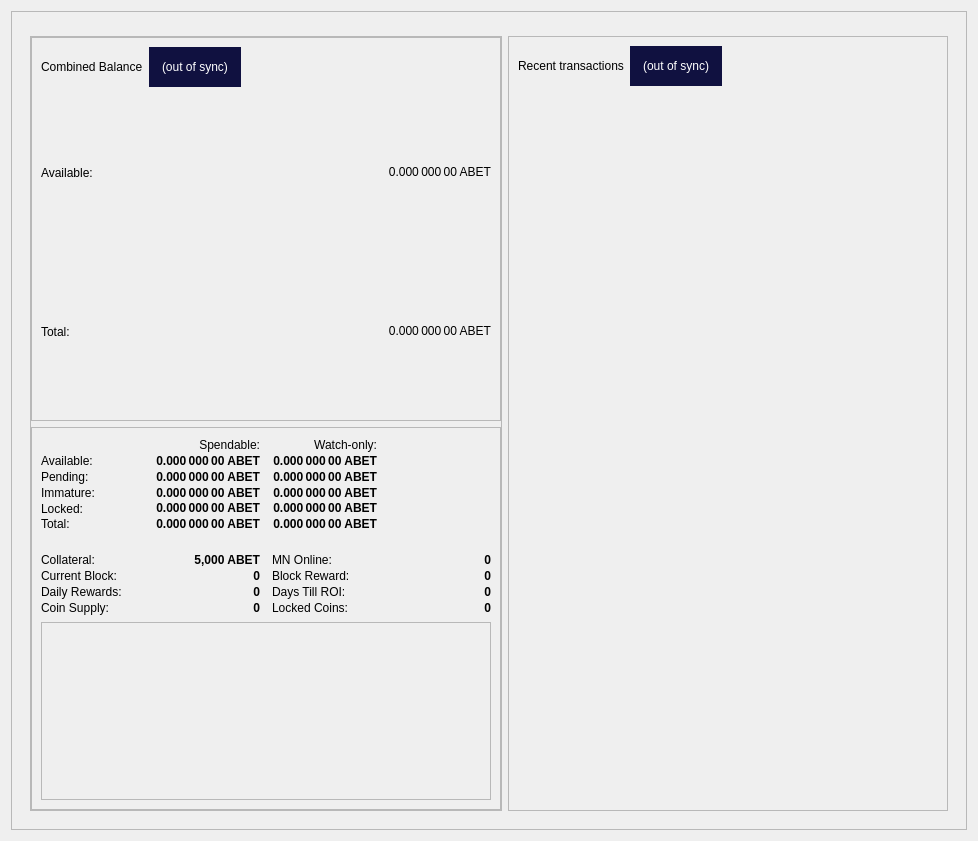
<?xml version="1.0" encoding="UTF-8"?>
<ui version="4.0">
 <class>OverviewPage</class>
 <widget class="QWidget" name="OverviewPage">
  <property name="geometry">
   <rect>
    <x>0</x>
    <y>0</y>
    <width>978</width>
    <height>841</height>
   </rect>
  </property>
  <property name="minimumSize">
   <size>
    <width>960</width>
    <height>682</height>
   </size>
  </property>
  <property name="windowTitle">
   <string>Form</string>
  </property>
  <layout class="QGridLayout" name="gridLayout_4">
   <item row="0" column="0">
    <widget class="QFrame" name="frame_BG">
     <property name="minimumSize">
      <size>
       <width>850</width>
       <height>610</height>
      </size>
     </property>
     <property name="maximumSize">
      <size>
       <width>16777215</width>
       <height>16777215</height>
      </size>
     </property>
     <property name="frameShape">
      <enum>QFrame::StyledPanel</enum>
     </property>
     <property name="frameShadow">
      <enum>QFrame::Raised</enum>
     </property>
     <layout class="QGridLayout" name="gridLayout_8">
      <item row="0" column="0">
       <widget class="QFrame" name="frame_Header">
        <layout class="QVBoxLayout" name="verticalLayout_Header">
         <property name="leftMargin">
          <number>0</number>
         </property>
         <property name="topMargin">
          <number>0</number>
         </property>
         <property name="rightMargin">
          <number>0</number>
         </property>
         <property name="bottomMargin">
          <number>0</number>
         </property>
        </layout>
       </widget>
      </item>
      <item row="1" column="0">
       <widget class="QFrame" name="frame_Content">
        <layout class="QGridLayout" name="gridLayout_2">
         <item row="0" column="0">
          <layout class="QVBoxLayout" name="verticalLayout_left" stretch="0">
           <item>
            <widget class="QFrame" name="frameObfuscation">
             <property name="minimumSize">
              <size>
               <width>0</width>
               <height>0</height>
              </size>
             </property>
             <property name="frameShape">
              <enum>QFrame::StyledPanel</enum>
             </property>
             <property name="frameShadow">
              <enum>QFrame::Raised</enum>
             </property>
             <layout class="QVBoxLayout" name="verticalLayout" stretch="0,0">
              <property name="leftMargin">
               <number>0</number>
              </property>
              <property name="topMargin">
               <number>0</number>
              </property>
              <property name="rightMargin">
               <number>0</number>
              </property>
              <property name="bottomMargin">
               <number>0</number>
              </property>
              <item>
               <widget class="QFrame" name="frame_CombinedBalances">
                <property name="minimumSize">
                 <size>
                  <width>470</width>
                  <height>0</height>
                 </size>
                </property>
                <property name="frameShape">
                 <enum>QFrame::StyledPanel</enum>
                </property>
                <property name="frameShadow">
                 <enum>QFrame::Raised</enum>
                </property>
                <layout class="QVBoxLayout" name="verticalLayout_5">
                 <property name="spacing">
                  <number>6</number>
                 </property>
                 <property name="sizeConstraint">
                  <enum>QLayout::SetNoConstraint</enum>
                 </property>
                 <item>
                  <layout class="QHBoxLayout" name="horizontalLayout_5" stretch="0,0,0">
                   <item>
                    <widget class="QLabel" name="label_5z">
                     <property name="minimumSize">
                      <size>
                       <width>0</width>
                       <height>20</height>
                      </size>
                     </property>
                     <property name="maximumSize">
                      <size>
                       <width>16777215</width>
                       <height>40</height>
                      </size>
                     </property>
                     <property name="font">
                      <font>
                       <weight>50</weight>
                       <bold>false</bold>
                      </font>
                     </property>
                     <property name="toolTip">
                      <string>Combined Balance (including unconfirmed and immature coins)</string>
                     </property>
                     <property name="text">
                      <string>Combined Balance</string>
                     </property>
                    </widget>
                   </item>
                   <item>
                    <widget class="QLabel" name="labelWalletStatus">
                     <property name="maximumSize">
                      <size>
                       <width>16777215</width>
                       <height>40</height>
                      </size>
                     </property>
                     <property name="cursor">
                      <cursorShape>WhatsThisCursor</cursorShape>
                     </property>
                     <property name="toolTip">
                      <string>The displayed information may be out of date. Your wallet automatically synchronizes with the Altbet network after a connection is established, but this process has not completed yet.</string>
                     </property>
                     <property name="styleSheet">
                      <string notr="true">QLabel { background-color: #101140; color:#fff; padding:3px 10px; }</string>
                     </property>
                     <property name="text">
                      <string notr="true">(out of sync)</string>
                     </property>
                     <property name="alignment">
                      <set>Qt::AlignLeading|Qt::AlignLeft|Qt::AlignVCenter</set>
                     </property>
                    </widget>
                   </item>
                   <item>
                    <spacer name="horizontalSpacer_1">
                     <property name="orientation">
                      <enum>Qt::Horizontal</enum>
                     </property>
                     <property name="sizeHint" stdset="0">
                      <size>
                       <width>40</width>
                       <height>20</height>
                      </size>
                     </property>
                    </spacer>
                   </item>
                  </layout>
                 </item>
                 <item>
                  <layout class="QGridLayout" name="gridLayout_3">
                   <property name="horizontalSpacing">
                    <number>12</number>
                   </property>
                   <property name="verticalSpacing">
                    <number>0</number>
                   </property>
                   <item row="1" column="0">
                    <widget class="QLabel" name="labelBalanceTextz">
                     <property name="text">
                      <string>Available:</string>
                     </property>
                    </widget>
                   </item>
                   <item row="1" column="1">
                    <widget class="QLabel" name="labelBalancez">
                     <property name="font">
                      <font>
                       <weight>50</weight>
                       <bold>false</bold>
                      </font>
                     </property>
                     <property name="cursor">
                      <cursorShape>IBeamCursor</cursorShape>
                     </property>
                     <property name="toolTip">
                      <string>Your current spendable balance</string>
                     </property>
                     <property name="text">
                      <string notr="true">0.000 000 00 ABET</string>
                     </property>
                     <property name="alignment">
                      <set>Qt::AlignRight|Qt::AlignTrailing|Qt::AlignVCenter</set>
                     </property>
                     <property name="textInteractionFlags">
                      <set>Qt::LinksAccessibleByMouse|Qt::TextSelectableByKeyboard|Qt::TextSelectableByMouse</set>
                     </property>
                    </widget>
                   </item>
                   <item row="2" column="0">
                    <widget class="QLabel" name="labelTotalTextz">
                     <property name="text">
                      <string>Total:</string>
                     </property>
                    </widget>
                   </item>
                   <item row="2" column="1">
                    <widget class="QLabel" name="labelTotalz">
                     <property name="font">
                      <font>
                       <weight>50</weight>
                       <bold>false</bold>
                      </font>
                     </property>
                     <property name="cursor">
                      <cursorShape>IBeamCursor</cursorShape>
                     </property>
                     <property name="toolTip">
                      <string>Total Balance, including all unavailable coins.</string>
                     </property>
                     <property name="text">
                      <string notr="true">0.000 000 00 ABET</string>
                     </property>
                     <property name="alignment">
                      <set>Qt::AlignRight|Qt::AlignTrailing|Qt::AlignVCenter</set>
                     </property>
                     <property name="textInteractionFlags">
                      <set>Qt::LinksAccessibleByMouse|Qt::TextSelectableByKeyboard|Qt::TextSelectableByMouse</set>
                     </property>
                    </widget>
                   </item>
                  </layout>
                 </item>
                </layout>
               </widget>
              </item>
              <item>
               <widget class="QFrame" name="frame_Balances">
                <property name="frameShape">
                 <enum>QFrame::StyledPanel</enum>
                </property>
                <property name="frameShadow">
                 <enum>QFrame::Raised</enum>
                </property>
                <layout class="QVBoxLayout" name="verticalLayout_4">
                 <item>
                  <layout class="QGridLayout" name="gridLayout">
                   <property name="horizontalSpacing">
                    <number>12</number>
                   </property>
                   <property name="verticalSpacing">
                    <number>0</number>
                   </property>
                   <item row="5" column="1">
                    <widget class="QLabel" name="labelTotal">
                     <property name="font">
                      <font>
                       <weight>75</weight>
                       <bold>true</bold>
                      </font>
                     </property>
                     <property name="cursor">
                      <cursorShape>IBeamCursor</cursorShape>
                     </property>
                     <property name="toolTip">
                      <string>Your current Altbet balance, unconfirmed and immature transactions included</string>
                     </property>
                     <property name="text">
                      <string notr="true">0.000 000 00 ABET</string>
                     </property>
                     <property name="alignment">
                      <set>Qt::AlignRight|Qt::AlignTrailing|Qt::AlignVCenter</set>
                     </property>
                     <property name="textInteractionFlags">
                      <set>Qt::LinksAccessibleByMouse|Qt::TextSelectableByKeyboard|Qt::TextSelectableByMouse</set>
                     </property>
                    </widget>
                   </item>
                   <item row="0" column="1">
                    <widget class="QLabel" name="labelSpendable">
                     <property name="text">
                      <string>Spendable:</string>
                     </property>
                     <property name="alignment">
                      <set>Qt::AlignRight|Qt::AlignTrailing|Qt::AlignVCenter</set>
                     </property>
                    </widget>
                   </item>
                   <item row="5" column="2">
                    <widget class="QLabel" name="labelWatchTotal">
                     <property name="font">
                      <font>
                       <weight>75</weight>
                       <bold>true</bold>
                      </font>
                     </property>
                     <property name="cursor">
                      <cursorShape>IBeamCursor</cursorShape>
                     </property>
                     <property name="toolTip">
                      <string>Current total balance in watch-only addresses</string>
                     </property>
                     <property name="text">
                      <string notr="true">0.000 000 00 ABET</string>
                     </property>
                     <property name="alignment">
                      <set>Qt::AlignRight|Qt::AlignTrailing|Qt::AlignVCenter</set>
                     </property>
                     <property name="textInteractionFlags">
                      <set>Qt::LinksAccessibleByMouse|Qt::TextSelectableByKeyboard|Qt::TextSelectableByMouse</set>
                     </property>
                    </widget>
                   </item>
                   <item row="3" column="0">
                    <widget class="QLabel" name="labelImmatureText">
                     <property name="text">
                      <string>Immature:</string>
                     </property>
                    </widget>
                   </item>
                   <item row="1" column="0">
                    <widget class="QLabel" name="labelBalanceText">
                     <property name="text">
                      <string>Available:</string>
                     </property>
                    </widget>
                   </item>
                   <item row="5" column="0">
                    <widget class="QLabel" name="labelTotalText">
                     <property name="toolTip">
                      <string>Your current Altbet balance, unconfirmed and immature transactions included</string>
                     </property>
                     <property name="text">
                      <string>Total:</string>
                     </property>
                    </widget>
                   </item>
                   <item row="4" column="0">
                    <widget class="QLabel" name="labelLockedBalanceText">
                     <property name="toolTip">
                      <string>Locked ABET or Masternode collaterals. These are excluded from zABET minting.</string>
                     </property>
                     <property name="text">
                      <string>Locked:</string>
                     </property>
                    </widget>
                   </item>
                   <item row="1" column="2">
                    <widget class="QLabel" name="labelWatchAvailable">
                     <property name="font">
                      <font>
                       <weight>75</weight>
                       <bold>true</bold>
                      </font>
                     </property>
                     <property name="cursor">
                      <cursorShape>IBeamCursor</cursorShape>
                     </property>
                     <property name="toolTip">
                      <string>Your current balance in watch-only addresses</string>
                     </property>
                     <property name="text">
                      <string notr="true">0.000 000 00 ABET</string>
                     </property>
                     <property name="alignment">
                      <set>Qt::AlignRight|Qt::AlignTrailing|Qt::AlignVCenter</set>
                     </property>
                     <property name="textInteractionFlags">
                      <set>Qt::LinksAccessibleByMouse|Qt::TextSelectableByKeyboard|Qt::TextSelectableByMouse</set>
                     </property>
                    </widget>
                   </item>
                   <item row="3" column="2">
                    <widget class="QLabel" name="labelWatchImmature">
                     <property name="font">
                      <font>
                       <weight>75</weight>
                       <bold>true</bold>
                      </font>
                     </property>
                     <property name="cursor">
                      <cursorShape>IBeamCursor</cursorShape>
                     </property>
                     <property name="toolTip">
                      <string>Staked or masternode rewards in watch-only addresses that has not yet matured</string>
                     </property>
                     <property name="text">
                      <string notr="true">0.000 000 00 ABET</string>
                     </property>
                     <property name="alignment">
                      <set>Qt::AlignRight|Qt::AlignTrailing|Qt::AlignVCenter</set>
                     </property>
                     <property name="textInteractionFlags">
                      <set>Qt::LinksAccessibleByMouse|Qt::TextSelectableByKeyboard|Qt::TextSelectableByMouse</set>
                     </property>
                    </widget>
                   </item>
                   <item row="4" column="1">
                    <widget class="QLabel" name="labelLockedBalance">
                     <property name="font">
                      <font>
                       <weight>75</weight>
                       <bold>true</bold>
                      </font>
                     </property>
                     <property name="cursor">
                      <cursorShape>IBeamCursor</cursorShape>
                     </property>
                     <property name="toolTip">
                      <string>Locked ABET or Masternode collaterals. These are excluded from zABET minting.</string>
                     </property>
                     <property name="text">
                      <string notr="true">0.000 000 00 ABET</string>
                     </property>
                     <property name="alignment">
                      <set>Qt::AlignRight|Qt::AlignTrailing|Qt::AlignVCenter</set>
                     </property>
                     <property name="textInteractionFlags">
                      <set>Qt::LinksAccessibleByMouse|Qt::TextSelectableByKeyboard|Qt::TextSelectableByMouse</set>
                     </property>
                    </widget>
                   </item>
                   <item row="4" column="2">
                    <widget class="QLabel" name="labelWatchLocked">
                     <property name="font">
                      <font>
                       <weight>75</weight>
                       <bold>true</bold>
                      </font>
                     </property>
                     <property name="cursor">
                      <cursorShape>IBeamCursor</cursorShape>
                     </property>
                     <property name="toolTip">
                      <string>Current locked balance in watch-only addresses</string>
                     </property>
                     <property name="text">
                      <string notr="true">0.000 000 00 ABET</string>
                     </property>
                     <property name="alignment">
                      <set>Qt::AlignRight|Qt::AlignTrailing|Qt::AlignVCenter</set>
                     </property>
                     <property name="textInteractionFlags">
                      <set>Qt::LinksAccessibleByMouse|Qt::TextSelectableByKeyboard|Qt::TextSelectableByMouse</set>
                     </property>
                    </widget>
                   </item>
                   <item row="2" column="0">
                    <widget class="QLabel" name="labelPendingText">
                     <property name="text">
                      <string>Pending:</string>
                     </property>
                    </widget>
                   </item>
                   <item row="1" column="1">
                    <widget class="QLabel" name="labelBalance">
                     <property name="font">
                      <font>
                       <weight>75</weight>
                       <bold>true</bold>
                      </font>
                     </property>
                     <property name="cursor">
                      <cursorShape>IBeamCursor</cursorShape>
                     </property>
                     <property name="toolTip">
                      <string>Your current spendable balance</string>
                     </property>
                     <property name="text">
                      <string notr="true">0.000 000 00 ABET</string>
                     </property>
                     <property name="alignment">
                      <set>Qt::AlignRight|Qt::AlignTrailing|Qt::AlignVCenter</set>
                     </property>
                     <property name="textInteractionFlags">
                      <set>Qt::LinksAccessibleByMouse|Qt::TextSelectableByKeyboard|Qt::TextSelectableByMouse</set>
                     </property>
                    </widget>
                   </item>
                   <item row="2" column="1">
                    <widget class="QLabel" name="labelUnconfirmed">
                     <property name="font">
                      <font>
                       <weight>75</weight>
                       <bold>true</bold>
                      </font>
                     </property>
                     <property name="cursor">
                      <cursorShape>IBeamCursor</cursorShape>
                     </property>
                     <property name="toolTip">
                      <string>Total of transactions that have yet to be confirmed, and do not yet count toward the spendable balance</string>
                     </property>
                     <property name="text">
                      <string notr="true">0.000 000 00 ABET</string>
                     </property>
                     <property name="alignment">
                      <set>Qt::AlignRight|Qt::AlignTrailing|Qt::AlignVCenter</set>
                     </property>
                     <property name="textInteractionFlags">
                      <set>Qt::LinksAccessibleByMouse|Qt::TextSelectableByKeyboard|Qt::TextSelectableByMouse</set>
                     </property>
                    </widget>
                   </item>
                   <item row="2" column="2">
                    <widget class="QLabel" name="labelWatchPending">
                     <property name="font">
                      <font>
                       <weight>75</weight>
                       <bold>true</bold>
                      </font>
                     </property>
                     <property name="cursor">
                      <cursorShape>IBeamCursor</cursorShape>
                     </property>
                     <property name="toolTip">
                      <string>Unconfirmed transactions to watch-only addresses</string>
                     </property>
                     <property name="text">
                      <string notr="true">0.000 000 00 ABET</string>
                     </property>
                     <property name="alignment">
                      <set>Qt::AlignRight|Qt::AlignTrailing|Qt::AlignVCenter</set>
                     </property>
                     <property name="textInteractionFlags">
                      <set>Qt::LinksAccessibleByMouse|Qt::TextSelectableByKeyboard|Qt::TextSelectableByMouse</set>
                     </property>
                    </widget>
                   </item>
                   <item row="0" column="2">
                    <widget class="QLabel" name="labelWatchonly">
                     <property name="text">
                      <string>Watch-only:</string>
                     </property>
                     <property name="alignment">
                      <set>Qt::AlignRight|Qt::AlignTrailing|Qt::AlignVCenter</set>
                     </property>
                    </widget>
                   </item>
                   <item row="10" column="3">
                    <widget class="QLabel" name="roi_2">
                     <property name="font">
                      <font>
                       <weight>75</weight>
                       <bold>true</bold>
                      </font>
                     </property>
                     <property name="cursor">
                      <cursorShape>IBeamCursor</cursorShape>
                     </property>
                     <property name="toolTip">
                      <string>Days to get Return on Investment</string>
                     </property>
                     <property name="text">
                      <string notr="true">0</string>
                     </property>
                     <property name="alignment">
                      <set>Qt::AlignRight|Qt::AlignTrailing|Qt::AlignVCenter</set>
                     </property>
                     <property name="textInteractionFlags">
                      <set>Qt::LinksAccessibleByMouse|Qt::TextSelectableByKeyboard|Qt::TextSelectableByMouse</set>
                     </property>
                    </widget>
                   </item>
                   <item row="10" column="1">
                    <widget class="QLabel" name="roi_1">
                     <property name="font">
                      <font>
                       <weight>75</weight>
                       <bold>true</bold>
                      </font>
                     </property>
                     <property name="cursor">
                      <cursorShape>IBeamCursor</cursorShape>
                     </property>
                     <property name="toolTip">
                      <string>Daily Rewards for current Collateral</string>
                     </property>
                     <property name="text">
                      <string notr="true">0</string>
                     </property>
                     <property name="alignment">
                      <set>Qt::AlignRight|Qt::AlignTrailing|Qt::AlignVCenter</set>
                     </property>
                     <property name="textInteractionFlags">
                      <set>Qt::LinksAccessibleByMouse|Qt::TextSelectableByKeyboard|Qt::TextSelectableByMouse</set>
                     </property>
                    </widget>
                   </item>
                   <item row="3" column="1">
                    <widget class="QLabel" name="labelImmature">
                     <property name="font">
                      <font>
                       <weight>75</weight>
                       <bold>true</bold>
                      </font>
                     </property>
                     <property name="cursor">
                      <cursorShape>IBeamCursor</cursorShape>
                     </property>
                     <property name="toolTip">
                      <string>Staked or masternode rewards that has not yet matured</string>
                     </property>
                     <property name="text">
                      <string notr="true">0.000 000 00 ABET</string>
                     </property>
                     <property name="alignment">
                      <set>Qt::AlignRight|Qt::AlignTrailing|Qt::AlignVCenter</set>
                     </property>
                     <property name="textInteractionFlags">
                      <set>Qt::LinksAccessibleByMouse|Qt::TextSelectableByKeyboard|Qt::TextSelectableByMouse</set>
                     </property>
                    </widget>
                   </item>
                   <item row="10" column="0">
                    <widget class="QLabel" name="label_Daily_Rewards">
                     <property name="text">
                      <string>Daily Rewards:</string>
                     </property>
                    </widget>
                   </item>
                   <item row="7" column="2">
                    <widget class="QLabel" name="label_MN_Online">
                     <property name="text">
                      <string>MN Online:</string>
                     </property>
                    </widget>
                   </item>
                   <item row="7" column="0">
                    <widget class="QLabel" name="label_Needed_Collat">
                     <property name="text">
                      <string>Collateral:</string>
                     </property>
                    </widget>
                   </item>
                   <item row="10" column="2">
                    <widget class="QLabel" name="label_Days_ROI">
                     <property name="text">
                      <string>Days Till ROI:</string>
                     </property>
                    </widget>
                   </item>
                   <item row="7" column="1">
                    <widget class="QLabel" name="label_lcolat">
                     <property name="font">
                      <font>
                       <weight>75</weight>
                       <bold>true</bold>
                      </font>
                     </property>
                     <property name="cursor">
                      <cursorShape>IBeamCursor</cursorShape>
                     </property>
                     <property name="toolTip">
                      <string>Current collateral</string>
                     </property>
                     <property name="text">
                      <string notr="true">5,000 ABET</string>
                     </property>
                     <property name="alignment">
                      <set>Qt::AlignRight|Qt::AlignTrailing|Qt::AlignVCenter</set>
                     </property>
                     <property name="textInteractionFlags">
                      <set>Qt::LinksAccessibleByMouse|Qt::TextSelectableByKeyboard|Qt::TextSelectableByMouse</set>
                     </property>
                    </widget>
                   </item>
                   <item row="9" column="1">
                    <widget class="QLabel" name="label_CurrentBlock_value">
                     <property name="font">
                      <font>
                       <weight>75</weight>
                       <bold>true</bold>
                      </font>
                     </property>
                     <property name="cursor">
                      <cursorShape>IBeamCursor</cursorShape>
                     </property>
                     <property name="toolTip">
                      <string>Current Block Height</string>
                     </property>
                     <property name="text">
                      <string notr="true">0</string>
                     </property>
                     <property name="alignment">
                      <set>Qt::AlignRight|Qt::AlignTrailing|Qt::AlignVCenter</set>
                     </property>
                     <property name="textInteractionFlags">
                      <set>Qt::LinksAccessibleByMouse|Qt::TextSelectableByKeyboard|Qt::TextSelectableByMouse</set>
                     </property>
                    </widget>
                   </item>
                   <item row="9" column="0">
                    <widget class="QLabel" name="label_CurrentBlock">
                     <property name="text">
                      <string>Current Block:</string>
                     </property>
                    </widget>
                   </item>
                   <item row="7" column="3">
                    <widget class="QLabel" name="labelMnTotal_Value">
                     <property name="font">
                      <font>
                       <weight>75</weight>
                       <bold>true</bold>
                      </font>
                     </property>
                     <property name="cursor">
                      <cursorShape>IBeamCursor</cursorShape>
                     </property>
                     <property name="toolTip">
                      <string>Total number of Masternodes Online</string>
                     </property>
                     <property name="text">
                      <string notr="true">0</string>
                     </property>
                     <property name="alignment">
                      <set>Qt::AlignRight|Qt::AlignTrailing|Qt::AlignVCenter</set>
                     </property>
                     <property name="textInteractionFlags">
                      <set>Qt::LinksAccessibleByMouse|Qt::TextSelectableByKeyboard|Qt::TextSelectableByMouse</set>
                     </property>
                    </widget>
                   </item>
                   <item row="9" column="2">
                    <widget class="QLabel" name="label_CurrentBlockReward">
                     <property name="text">
                      <string>Block Reward:</string>
                     </property>
                    </widget>
                   </item>
                   <item row="13" column="1">
                    <widget class="QLabel" name="label_Supply_value">
                     <property name="font">
                      <font>
                       <weight>75</weight>
                       <bold>true</bold>
                      </font>
                     </property>
                     <property name="cursor">
                      <cursorShape>IBeamCursor</cursorShape>
                     </property>
                     <property name="toolTip">
                      <string>Current Coin Supply</string>
                     </property>
                     <property name="text">
                      <string notr="true">0</string>
                     </property>
                     <property name="alignment">
                      <set>Qt::AlignRight|Qt::AlignTrailing|Qt::AlignVCenter</set>
                     </property>
                     <property name="textInteractionFlags">
                      <set>Qt::LinksAccessibleByMouse|Qt::TextSelectableByKeyboard|Qt::TextSelectableByMouse</set>
                     </property>
                    </widget>
                   </item>
                   <item row="9" column="3">
                    <widget class="QLabel" name="label_CurrentBlockReward_value">
                     <property name="font">
                      <font>
                       <weight>75</weight>
                       <bold>true</bold>
                      </font>
                     </property>
                     <property name="cursor">
                      <cursorShape>IBeamCursor</cursorShape>
                     </property>
                     <property name="toolTip">
                      <string>Current Block Reward</string>
                     </property>
                     <property name="text">
                      <string notr="true">0</string>
                     </property>
                     <property name="alignment">
                      <set>Qt::AlignRight|Qt::AlignTrailing|Qt::AlignVCenter</set>
                     </property>
                     <property name="textInteractionFlags">
                      <set>Qt::LinksAccessibleByMouse|Qt::TextSelectableByKeyboard|Qt::TextSelectableByMouse</set>
                     </property>
                    </widget>
                   </item>
                   <item row="13" column="2">
                    <widget class="QLabel" name="label_LockedCoin">
                     <property name="text">
                      <string>Locked Coins:</string>
                     </property>
                    </widget>
                   </item>
                   <item row="13" column="3">
                    <widget class="QLabel" name="label_LockedCoin_value">
                     <property name="font">
                      <font>
                       <weight>75</weight>
                       <bold>true</bold>
                      </font>
                     </property>
                     <property name="cursor">
                      <cursorShape>IBeamCursor</cursorShape>
                     </property>
                     <property name="toolTip">
                      <string>Total Amount of coins locked</string>
                     </property>
                     <property name="text">
                      <string notr="true">0</string>
                     </property>
                     <property name="alignment">
                      <set>Qt::AlignRight|Qt::AlignTrailing|Qt::AlignVCenter</set>
                     </property>
                     <property name="textInteractionFlags">
                      <set>Qt::LinksAccessibleByMouse|Qt::TextSelectableByKeyboard|Qt::TextSelectableByMouse</set>
                     </property>
                    </widget>
                   </item>
                   <item row="13" column="0">
                    <widget class="QLabel" name="label_Supply">
                     <property name="text">
                      <string>Coin Supply:</string>
                     </property>
                    </widget>
                   </item>
                   <item row="6" column="0" colspan="4">
                    <spacer name="horizontalSpacer_3">
                     <property name="orientation">
                      <enum>Qt::Horizontal</enum>
                     </property>
                     <property name="sizeHint" stdset="0">
                      <size>
                       <width>40</width>
                       <height>20</height>
                      </size>
                     </property>
                    </spacer>
                   </item>
                  </layout>
                 </item>
                 <item>
                  <widget class="QFrame" name="frameObfuscation_2">
                   <property name="minimumSize">
                    <size>
                     <width>0</width>
                     <height>0</height>
                    </size>
                   </property>
                   <property name="frameShape">
                    <enum>QFrame::StyledPanel</enum>
                   </property>
                   <property name="frameShadow">
                    <enum>QFrame::Raised</enum>
                   </property>
                   <zorder></zorder>
                  </widget>
                 </item>
                </layout>
               </widget>
              </item>
             </layout>
            </widget>
           </item>
          </layout>
         </item>
         <item row="0" column="1">
          <layout class="QVBoxLayout" name="verticalLayout_right" stretch="1">
           <item>
            <widget class="QFrame" name="frame_RecentTransactions">
             <property name="minimumSize">
              <size>
               <width>0</width>
               <height>0</height>
              </size>
             </property>
             <property name="maximumSize">
              <size>
               <width>16777215</width>
               <height>16777215</height>
              </size>
             </property>
             <property name="frameShape">
              <enum>QFrame::StyledPanel</enum>
             </property>
             <property name="frameShadow">
              <enum>QFrame::Raised</enum>
             </property>
             <layout class="QVBoxLayout" name="verticalLayout_1" stretch="0,0,0">
              <item>
               <layout class="QHBoxLayout" name="horizontalLayout_2">
                <item>
                 <widget class="QLabel" name="label_4">
                  <property name="minimumSize">
                   <size>
                    <width>0</width>
                    <height>40</height>
                   </size>
                  </property>
                  <property name="font">
                   <font>
                    <weight>50</weight>
                    <bold>false</bold>
                   </font>
                  </property>
                  <property name="text">
                   <string>Recent transactions</string>
                  </property>
                 </widget>
                </item>
                <item>
                 <widget class="QLabel" name="labelTransactionsStatus">
                  <property name="cursor">
                   <cursorShape>WhatsThisCursor</cursorShape>
                  </property>
                  <property name="toolTip">
                   <string>The displayed information may be out of date. Your wallet automatically synchronizes with the Altbet network after a connection is established, but this process has not completed yet.</string>
                  </property>
                  <property name="styleSheet">
                   <string notr="true">QLabel { background-color: #101140; color:#fff; padding:3px 10px; }</string>
                  </property>
                  <property name="text">
                   <string notr="true">(out of sync)</string>
                  </property>
                  <property name="alignment">
                   <set>Qt::AlignRight|Qt::AlignTrailing|Qt::AlignVCenter</set>
                  </property>
                 </widget>
                </item>
                <item>
                 <spacer name="horizontalSpacer">
                  <property name="orientation">
                   <enum>Qt::Horizontal</enum>
                  </property>
                  <property name="sizeHint" stdset="0">
                   <size>
                    <width>40</width>
                    <height>20</height>
                   </size>
                  </property>
                 </spacer>
                </item>
               </layout>
              </item>
              <item>
               <widget class="QListView" name="listTransactions">
                <property name="minimumSize">
                 <size>
                  <width>0</width>
                  <height>0</height>
                 </size>
                </property>
                <property name="styleSheet">
                 <string notr="true">QListView { background: transparent; }</string>
                </property>
                <property name="frameShape">
                 <enum>QFrame::NoFrame</enum>
                </property>
                <property name="verticalScrollBarPolicy">
                 <enum>Qt::ScrollBarAlwaysOff</enum>
                </property>
                <property name="horizontalScrollBarPolicy">
                 <enum>Qt::ScrollBarAlwaysOff</enum>
                </property>
                <property name="selectionMode">
                 <enum>QAbstractItemView::NoSelection</enum>
                </property>
               </widget>
              </item>
              <item>
               <widget class="QLabel" name="labelAlerts">
                <property name="maximumSize">
                 <size>
                  <width>16777215</width>
                  <height>16777215</height>
                 </size>
                </property>
                <property name="styleSheet">
                 <string notr="true"> </string>
                </property>
                <property name="text">
                 <string/>
                </property>
                <property name="wordWrap">
                 <bool>true</bool>
                </property>
                <property name="margin">
                 <number>3</number>
                </property>
               </widget>
              </item>
             </layout>
            </widget>
           </item>
          </layout>
         </item>
        </layout>
       </widget>
      </item> 
     </layout>
    </widget>
   </item>
  </layout>
 </widget>
 <resources/>
 <connections/>
</ui>
